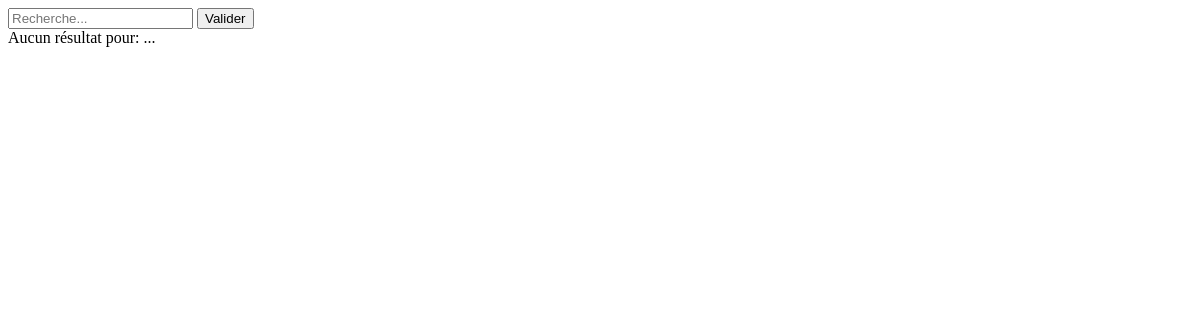
The app's page /shop.php?recherche=le Coeur de Marie, older data.
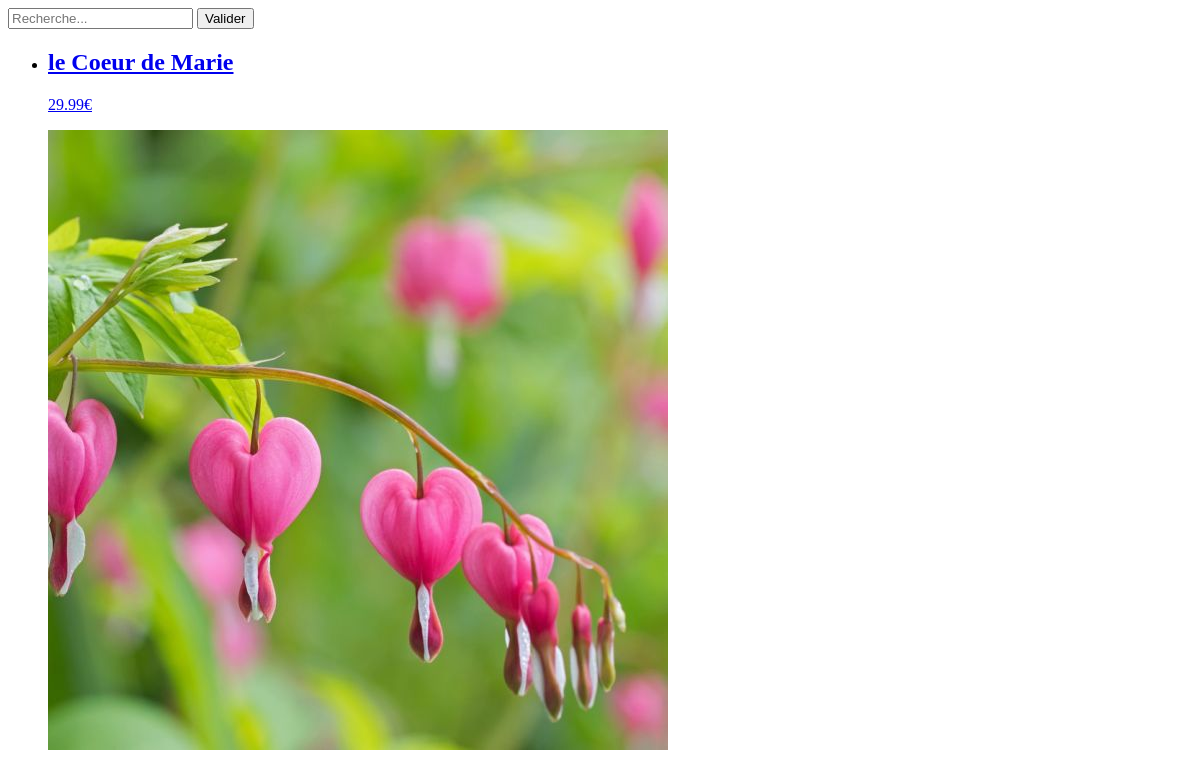
The same page, newer data.
### tables this page shows
CREATE TABLE IF NOT EXISTS `t_produit` (
  `idProduit` int(11) NOT NULL AUTO_INCREMENT,
  `Designation` varchar(100) NOT NULL,
  `prix` float NOT NULL,
  `Stock` int(11) NOT NULL,
  `Description` varchar(255) NOT NULL,
  `Image` varchar(100) NOT NULL,
  `idCategorie` int(11) NOT NULL,
  PRIMARY KEY (`idProduit`),
  KEY `T_PRODUIT_T_CATEGORIE0_FK` (`idCategorie`)
);

### shop.php (the view, shortened to what this page needs)
<!DOCTYPE html>
<html lang="fr">
<head>
</head>
<body>
    <main>
        <section>
            <?php
                include "connection.php";
                $sql='SELECT * FROM t_produit;';
                if(isset($_GET["recherche"]) and !empty($_GET["recherche"])){
                    $recherche= htmlspecialchars($_GET["recherche"]);
                    $sql='SELECT * FROM t_produit WHERE Designation LIKE "%'.$recherche.'%";';
                }
                $table = $dbh->query($sql);
                ?>
                <form method="get">
                    <input type="search" name="recherche" id="recherche" placeholder="Recherche..." onfocusout="verif()" />
                    <input type="submit" value="Valider" />
                </form>
                <?php
                    if($table -> rowCount() > 0){ ?>
                        <form action="info-produit.php" method="get">
                        <ul>
                            <?php
                                while($ligne = $table->fetch())
                                    {
                                        echo
                                            "<li>
                                                <a href='info-produit.php?id=".$ligne["idProduit"]."><a/>
                                                <a href='info-produit.php?id=".$ligne["idProduit"]."' >
                                                    <h2>".$ligne = utf8_encode($ligne["Designation"])."</h2>
                                                    <p>". $ligne["prix"].'€ </p>
                                                    <img src = "images/'.$ligne["Image"].'" >
                                                </a>
                                            </li>';
                                    }
                                ?>
                        </ul>
                        </form><?php
                    }else { ?>
                        <div>Aucun résultat pour: <?  $recherche ?> ...</div>
                        <?php } ?>
        </section>
    </main>
</body>
</html>

Row changes from the older to the newer data that the page shows:
now on this page (row edited): t_produit: Designation "le Coeur de Marie", prix "29.99", Image (picture)
Text that changed along with them:
text no longer shown: "Aucun résultat pour: ..."
